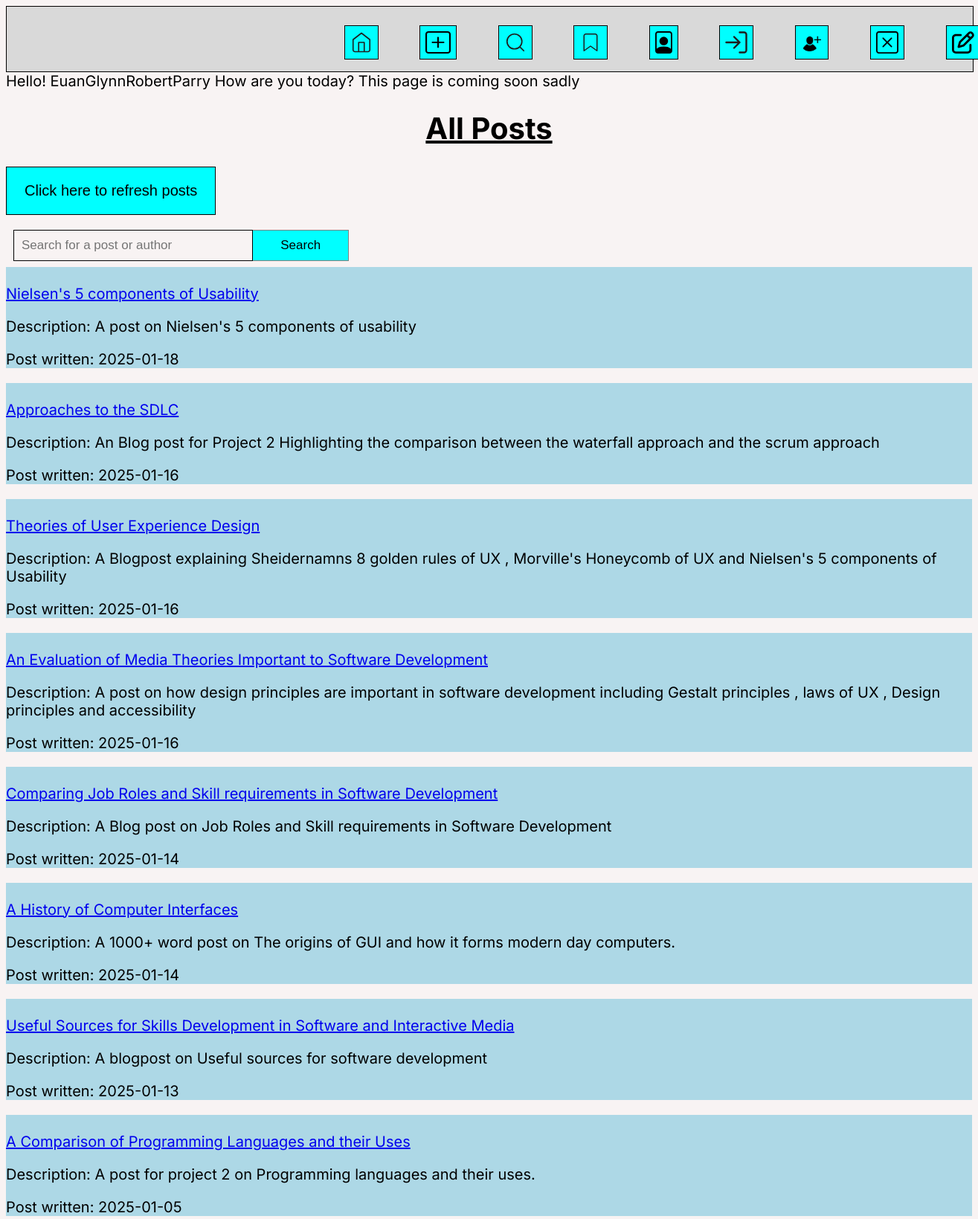
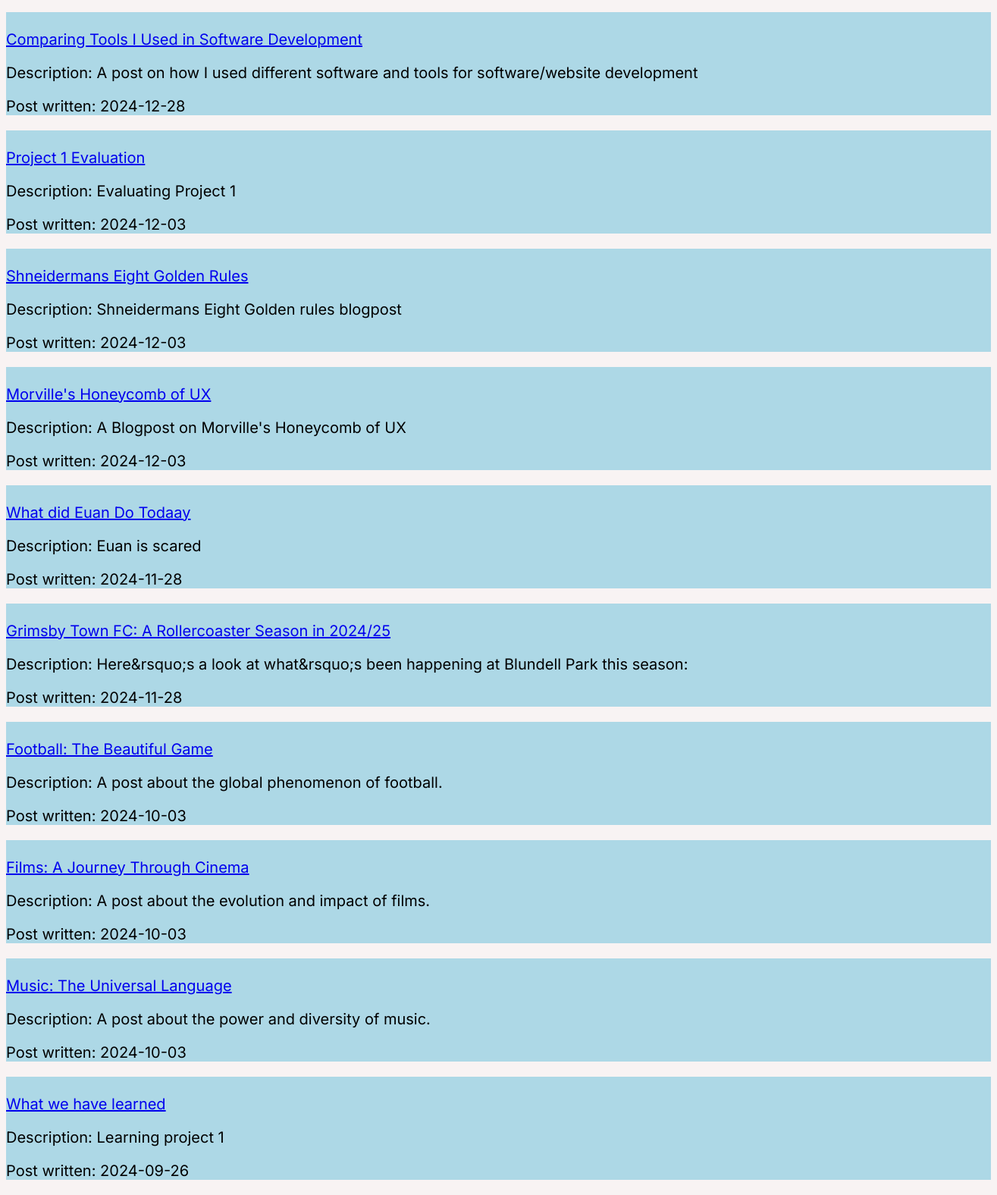
Page /bookmarked_posts.php (signed in) on the committed database (2 pictures, top to bottom).
### tables this page shows
CREATE TABLE `posts` (
  `id` int(12) UNSIGNED NOT NULL,
  `title` varchar(255) NOT NULL,
  `description` varchar(255) NOT NULL,
  `post_txt` mediumtext NOT NULL,
  `picture` blob NOT NULL,
  `created` date NOT NULL DEFAULT current_timestamp()
);

### bookmarked_posts.php (the view, shortened to what this page needs)
<?php
include 'connectdb.php';
$posts = [];
if (empty($posts)) {
    $stmt = $conn->prepare("SELECT * FROM posts ORDER BY created DESC");
    $stmt->execute();
    $result = $stmt->get_result();
    while ($row = $result->fetch_assoc()) {
        $posts[] = $row;
    }
}
$username = $_SESSION['username'] ?? 'Guest';
?>
<!DOCTYPE html>
<html lang="en">
<head>
    <link rel="stylesheet" href="list_posts.css">
</head>
<body>
<nav class="Header">
        <a class="icon" class="icon" href="index.php">
            <img src="Home.svg">
            </a>
            <a class="icon" href="new_post_form.php">
            <img src="create_post.svg">
            </a>
            <a class="icon" href="list_posts.php">
            <img src="Search.svg">
        <a class="icon" href="bookmarked_posts.php">
        <img src="Bookmark.svg">
        </a>
            <a class="icon" href="view_profile.php">
            <img src="Account.svg">
            </a>
            </a>
            <a class="icon" href="login.php">
            <img src="login.svg">
            </a>
            <a class="icon" href="signup.php">
            <img src="signup.svg">
            </a>
            <a class="icon" href="delete_profile.php">
        <img src="delete_profile.svg">
        </a>
        <a class="icon" href="feedback.php">
        <img src="feedback.svg">
        </a>
        </nav>
    <?php
    echo "Hello! {$username} How are you today? This page is coming soon sadly ";
    ?>
    <h1 class="title"><b><u>All Posts</u></b></h1>
    <div class="refresh">
        <button> <a href="bookmarked_posts.php"> Click here to refresh posts</a></button>
    </div>
    <div class="search-button">
        <form method='POST'>
            <input type="text" placeholder="Search for a post or author" name="search">
            <button name="submit">Search</button>
        </form>
    </div>
    <div class="posts-container">
        <?php
        if (!empty($posts)) {
            foreach ($posts as $row) {
                echo '<section class="postCard">';
                echo '<p><a href="retrieve_post.php?id=' . htmlspecialchars($row['id']) . '">' . '<br>', htmlspecialchars($row['title']) . '</a></p>';
                echo '<p>Description: ' . htmlspecialchars($row['description']) . '</p>';
                echo '<p>Post written: ' . htmlspecialchars($row['created']) . '</p>';
                echo '</section>';
            }
        } else {
            echo "<p>No posts found.</p>";
        }
        ?>
    </div>
</body>
</html>

### list_posts.css (style rules this page uses)
body { background-color: #F8F3F3; font-family: "Inter", sans-serif; font-size: 20px; }
nav { width: 100%; margin: auto; height: 87px; display: inline-block; background-color: #D9D9D9; border: 1px solid #000; }
.icon { text-decoration: none; position: relative; left: 33%; }
.icon img { border: #000 thin solid; padding: 7px; height: 30px; background-color: aqua; margin: 25px; }
.title { text-align: center; }
.refresh button { border: #000 thin solid; padding: 20px 24px; background-color: aqua; text-decoration: none; cursor: pointer; font-size: 20px; text-align: center; }
.refresh a { text-decoration: none; color: black; }
input { box-sizing: border-box; float: left; width: 25%; padding: 10px; background: transparent; color: black; font-size: 17px; border: 1px solid black; cursor: pointer; }
form button { background: aqua; float: left; width: 10%; padding: 10px; color: black; font-size: 17px; border: 1px solid grey; border-left: none; cursor: pointer; }
.search-button { text-decoration: none; padding-left: 10px; padding-bottom: 30px; }
section.postCard { background-color: lightblue; display: block; }

### rows in the picture
posts: title "Nielsen's 5 components of Usability", description "A post on Nielsen's 5 components of usability", created "2025-01-18"
posts: title "Approaches to the SDLC", description "An Blog post for Project 2 Highlighting the comparison between the waterfall approach and the scrum approach", created "2025-01-16"
posts: title "Theories of User Experience Design", description "A Blogpost explaining Sheidernamns 8 golden rules of UX , Morville's Honeycomb of UX and Nielsen's 5 components of Usability", created "2025-01-16"
posts: title "An Evaluation of Media Theories Important to Software Development", description "A post on how design principles are important in software development including Gestalt principles , laws of UX , Design principles and accessibility", created "2025-01-16"
posts: title "Comparing Job Roles and Skill requirements in Software Development", description "A Blog post on Job Roles and Skill requirements in Software Development", created "2025-01-14"
posts: title "A History of Computer Interfaces", description "A 1000+ word post on The origins of GUI and how it forms modern day computers.", created "2025-01-14"
posts: title "Useful Sources for Skills Development in Software and Interactive Media", description "A blogpost on Useful sources for software development", created "2025-01-13"
posts: title "A Comparison of Programming Languages and their Uses", description "A post for project 2 on Programming languages and their uses.", created "2025-01-05"
posts: title "Comparing Tools I Used in Software Development", description "A post on how I used different software and tools for software/website development", created "2024-12-28"
posts: title "Project 1 Evaluation", description "Evaluating Project 1", created "2024-12-03"
posts: title "Shneidermans Eight Golden Rules", description "Shneidermans Eight Golden rules blogpost", created "2024-12-03"
posts: title "Morville's Honeycomb of UX", description "A Blogpost on Morville's Honeycomb of UX", created "2024-12-03"
posts: title "What did Euan Do Todaay", description "Euan is scared", created "2024-11-28"
posts: title "Grimsby Town FC: A Rollercoaster Season in 2024/25", description "Here&rsquo;s a look at what&rsquo;s been happening at Blundell Park this season:", created "2024-11-28"
posts: title "Football: The Beautiful Game", description "A post about the global phenomenon of football.", created "2024-10-03"
posts: title "Films: A Journey Through Cinema", description "A post about the evolution and impact of films.", created "2024-10-03"
posts: title "Music: The Universal Language", description "A post about the power and diversity of music.", created "2024-10-03"
posts: title "What we have learned", description "Learning project 1", created "2024-09-26"

### other values in the picture
$username "EuanGlynnRobertParry"
